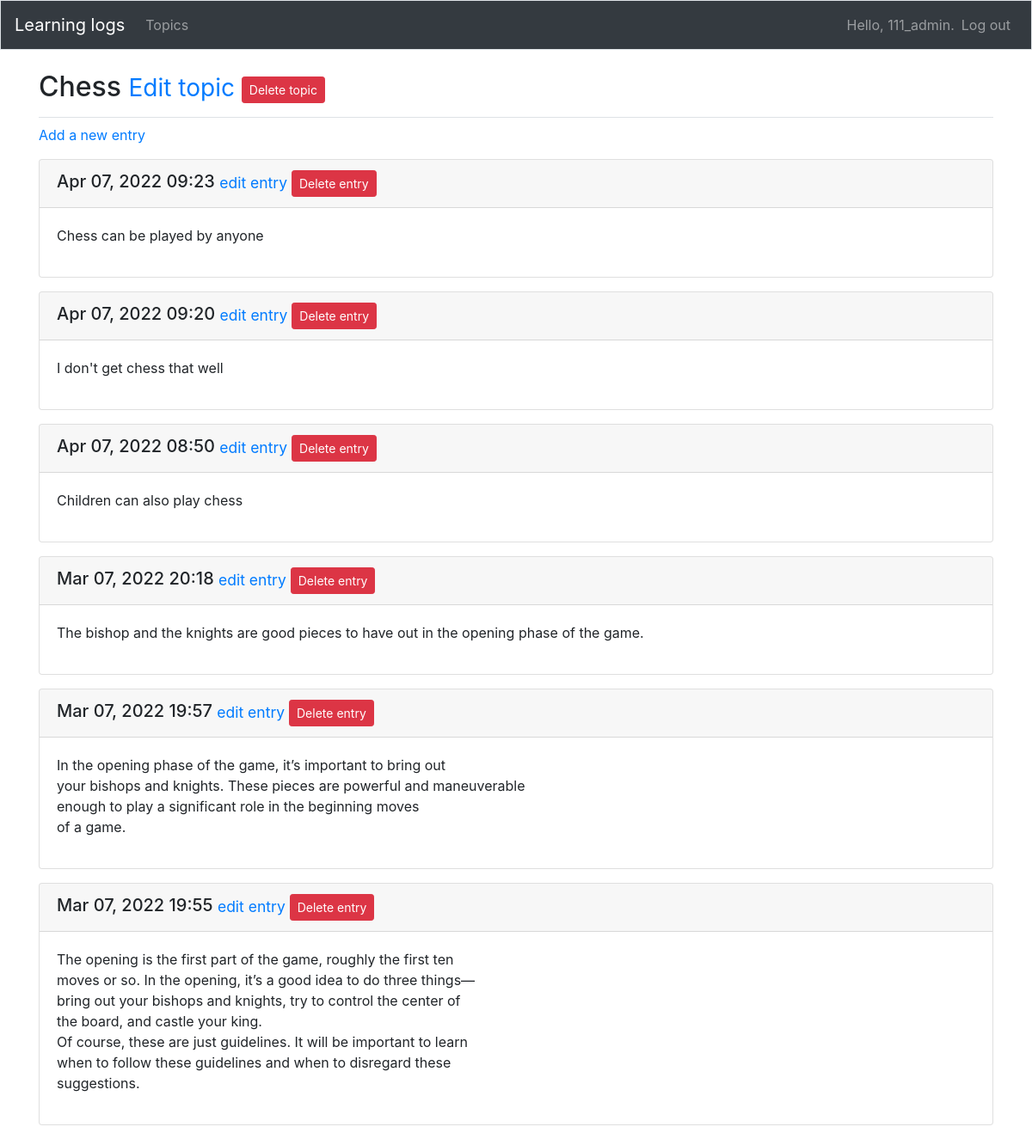
Page /topics/1/ (signed in) on the earlier database version.
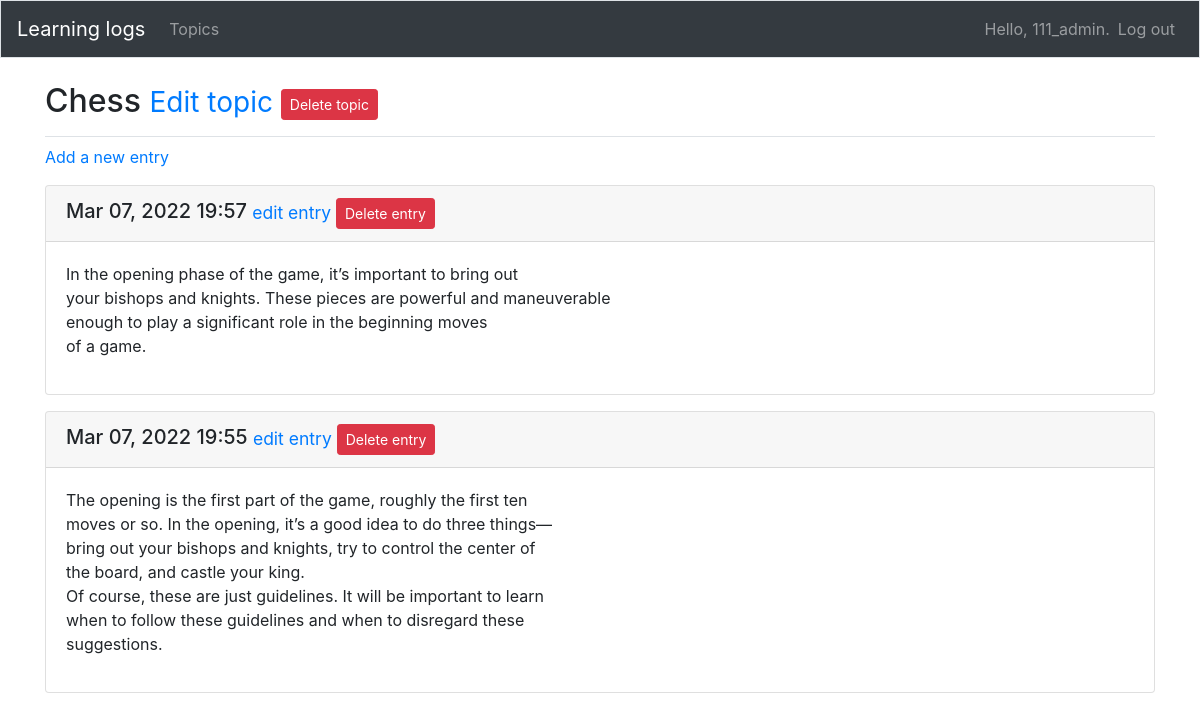
Same page on the later database version.
### learnin_logs/models.py (models this page shows, shortened)
class Topic(models.Model):
    text = models.CharField(max_length=200)
    date_added = models.DateTimeField(auto_now_add=True)
    owner = models.ForeignKey(User, on_delete=models.CASCADE)
    def __str__(self):
        return self.text

class Entry(models.Model):
    topic = models.ForeignKey(Topic, on_delete=models.CASCADE)
    text = models.TextField()
    date_added = models.DateTimeField(auto_now_add=True)
    class Meta:
        verbose_name_plural = 'entries'

### learnin_logs/views.py (the view)
# urls.py: path('topics/<int:topic_id>/', views.topic, name='topic'),
@login_required
def topic(request, topic_id):
    topic = get_object_or_404(Topic, id=topic_id)
    topic_owner(request,topic)
    entries = topic.entry_set.order_by('-date_added')
    context = {'topic': topic, 'entries': entries}
    return  render(request, 'learnin_logs/topic.html', context)

### learnin_logs/views.py (called while the page is built)
def topic_owner(request, topic):
    if topic.owner != request.user:
        raise Http404

### learnin_logs/templates/learnin_logs/topic.html
{% extends 'learnin_logs/base.html'%}
{% block page_header %}
    <h2>
        {{ topic }} <small><a href="{% url 'learnin_logs:edit_topic' topic.id %}">Edit topic</a>
        <a class="btn btn-sm btn-danger" href="{% url 'learnin_logs:delete_topic' topic.id  %}" role="button">Delete topic</a></small>
    </h2>
{% endblock page_header %}
{% block content %}
  <p>
      <a href="{% url 'learnin_logs:new_entry' topic.id %}">Add a new entry</a>
  </p>
  {% for entry in entries %}
    <div class="card mb-3">
        <h5 class="card-header">
            {{ entry.date_added|date:'M d, Y H:i' }}
            <small><a href="{% url 'learnin_logs:edit_entry' entry.id %}">edit entry</a> <a class="btn btn-sm btn-danger" href="{% url 'learnin_logs:delete_entry' entry.id  %}" role="button">Delete entry</a></small>
        </h5>
        <div class="card-body">
            {{ entry.text|linebreaks }}
        </div>
    </div>
  {% empty %}
      <p>There are no entries for this topic yet.</p>
  {% endfor %}
{% endblock content %}

### learnin_logs/templates/learnin_logs/base.html (shortened to what this page needs)
{% load bootstrap4 %}
<!doctype html>
<html lang="en" xmlns="http://www.w3.org/1999/html" xmlns:background-color="http://www.w3.org/1999/xhtml">
<head>
    {% bootstrap_css %}
</head>
<body>
  <nav class="navbar navbar-expand-md navbar-dark bg-dark mb-4 border">
      <a class="navbar-brand" href="{% url 'learnin_logs:index' %}">Learning logs</a>
  <div class="collapse navbar-collapse" id="collapsibleNavbar">
      {% if user.is_authenticated %}
      <ul class="navbar-nav mr-auto">
          <li class="nav-item">
              <a class="nav-link" href="{% url 'learnin_logs:topics'%}">
                  Topics</a></li>
      </ul>
      {% endif %}
      <ul class="navbar-nav ml-auto">
          {% if user.is_authenticated %}
            <li class="nav-it">
                <span class="navbar-text"}>Hello, {{ user.username }}.</span>
            </li>
            <li class="nav-item">
                <a class="nav-link" href="{% url 'users:logout' %}"> Log out</a>
            </li>
          {% else %}
             <li class="nav=item">
                 <a class="nav-link" href="{% url 'users:register' %}">Register</a>
             </li>
             <li class="nav-item">
                 <a class="nav-link" href="{% url 'users:login' %}">Log in</a></li>
          {% endif %}
      </ul>
  </div>
  </nav>
  <main role="main" class="container">
    <div class="pb-2 mb-2 border-bottom">
        {% block page_header %}{% endblock page_header %}
    </div>
    <div>
        {% block content %}{% endblock content %}
    </div>
  </main>
</body>
</html>

Differences in the rows shown:
removed Entry: date_added "Apr 07, 2022 09:23", text "Chess can be played by anyone"
removed Entry: date_added "Apr 07, 2022 09:20", text "I don't get chess that well"
removed Entry: date_added "Apr 07, 2022 08:50", text "Children can also play chess"
removed Entry: date_added "Mar 07, 2022 20:18", text "The bishop and the knights are good pieces to have out in the opening phase of the game."
